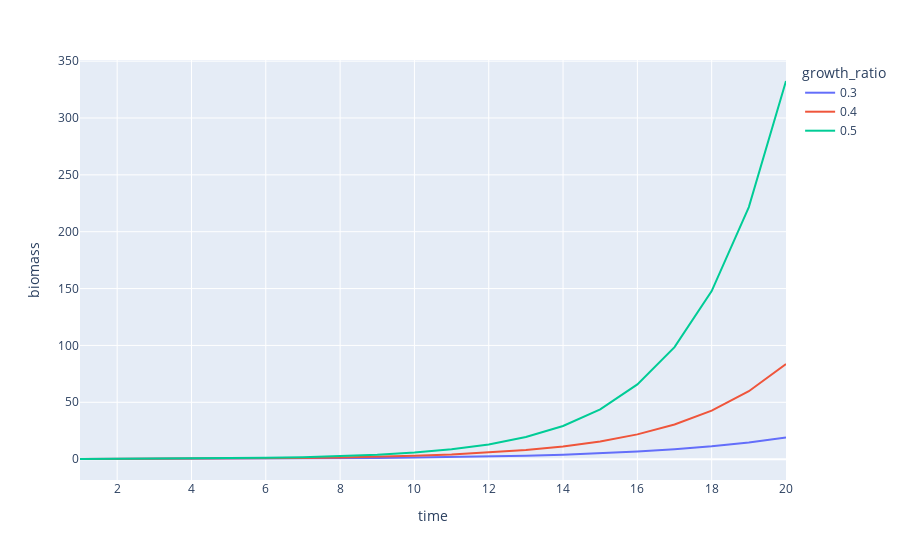

The notebook cell this image was saved under:
### Markdown cell above
## Population Growth

### Reproductive Stability
Let's start with what feels like a pretty minor assumption - **Reproductive Stability**. If the fecund population (population that can produce offspring) is given by $P_F$ and the offspring in a year by $P_O$ then this assumption can be stated as:

$$P_O = \gamma P_F$$

Which is to say the offspring are a constant multiplier of the fecund population, each and every year.

### Demographic Stability

Now in order for us to model population growth generally we'd need to also model the transformation of offspring into fecund population. However in the case of what we'll call **Demographic Stability** we don't have to worry about this. What is this demographic stability? It's the idea that the proportion of the population that is fecund always remains the same.

$$P_F = \alpha P$$

Where $P$ is the overall population size.

What's nice about this assumption is that we can directly model population growth with:

$$P_{t+1} = P_{t} + \gamma \alpha P_{t}$$

No need to keep the two populations (fecund and immature) separate. 

### Biomass Stability

Another more practical assumption is that:

$$P=\beta B$$

Or that the population and biomass are related by a constant $\beta$. This is usefull because often times fisheries don't report the number of fish caught but the weight of those fish. Imagine trying to count individual shrimp or herring and you can get a sense of why this might be. 

With all of these assumptions in place we get:

$$ B_{t+1} = B_{t} + \gamma \alpha \beta B_{t} $$

Or just

$$ B_{t+1} = B_{t} + r B_{t} $$

### Code cell
B = [np.ones(3) * 0.1]
R = np.array([0.3, 0.4, 0.5])
rows = []
for t in range(1, 20 + 1):
    B.append(
        B[-1] + R * B[-1]
    )
    for r, b in zip(R, B[-1]):
        rows.append({
            'biomass': b,
            'time': t,
            'growth_ratio': r 
        })
px.line(
    pd.DataFrame(rows), x='time', y='biomass', color='growth_ratio'
)

### Figure 1 — Plotly figure (JSON) as saved in the notebook; plotly's stock layout.template omitted (floating-point values rounded to 4 significant figures)
{"data": [{"hovertemplate": "growth_ratio=0.3<br>time=%{x}<br>biomass=%{y}<extra></extra>", "legendgroup": "0.3", "line": {"color": "#636efa", "dash": "solid"}, "marker": {"symbol": "circle"}, "mode": "lines", "name": "0.3", "orientation": "v", "showlegend": true, "type": "scatter", "x": [1, 2, 3, 4, 5, 6, 7, 8, 9, 10, 11, 12, 13, 14, 15, 16, 17, 18, 19, 20], "xaxis": "x", "y": [0.13, 0.169, 0.2197, 0.2856, 0.3713, 0.4827, 0.6275, 0.8157, 1.06, 1.379, 1.792, 2.33, 3.029, 3.937, 5.119, 6.654, 8.65, 11.25, 14.62, 19.0], "yaxis": "y"}, {"hovertemplate": "growth_ratio=0.4<br>time=%{x}<br>biomass=%{y}<extra></extra>", "legendgroup": "0.4", "line": {"color": "#EF553B", "dash": "solid"}, "marker": {"symbol": "circle"}, "mode": "lines", "name": "0.4", "orientation": "v", "showlegend": true, "type": "scatter", "x": [1, 2, 3, 4, 5, 6, 7, 8, 9, 10, 11, 12, 13, 14, 15, 16, 17, 18, 19, 20], "xaxis": "x", "y": [0.14, 0.196, 0.2744, 0.3842, 0.5378, 0.753, 1.054, 1.476, 2.066, 2.893, 4.05, 5.669, 7.937, 11.11, 15.56, 21.78, 30.49, 42.69, 59.76, 83.67], "yaxis": "y"}, {"hovertemplate": "growth_ratio=0.5<br>time=%{x}<br>biomass=%{y}<extra></extra>", "legendgroup": "0.5", "line": {"color": "#00cc96", "dash": "solid"}, "marker": {"symbol": "circle"}, "mode": "lines", "name": "0.5", "orientation": "v", "showlegend": true, "type": "scatter", "x": [1, 2, 3, 4, 5, 6, 7, 8, 9, 10, 11, 12, 13, 14, 15, 16, 17, 18, 19, 20], "xaxis": "x", "y": [0.15, 0.225, 0.3375, 0.5063, 0.7594, 1.139, 1.709, 2.563, 3.844, 5.767, 8.65, 12.97, 19.46, 29.19, 43.79, 65.68, 98.53, 147.8, 221.7, 332.5], "yaxis": "y"}], "layout": {"legend": {"title": {"text": "growth_ratio"}, "tracegroupgap": 0}, "margin": {"t": 60}, "xaxis": {"anchor": "y", "domain": [0, 1], "title": {"text": "time"}}, "yaxis": {"anchor": "x", "domain": [0, 1], "title": {"text": "biomass"}}}}
